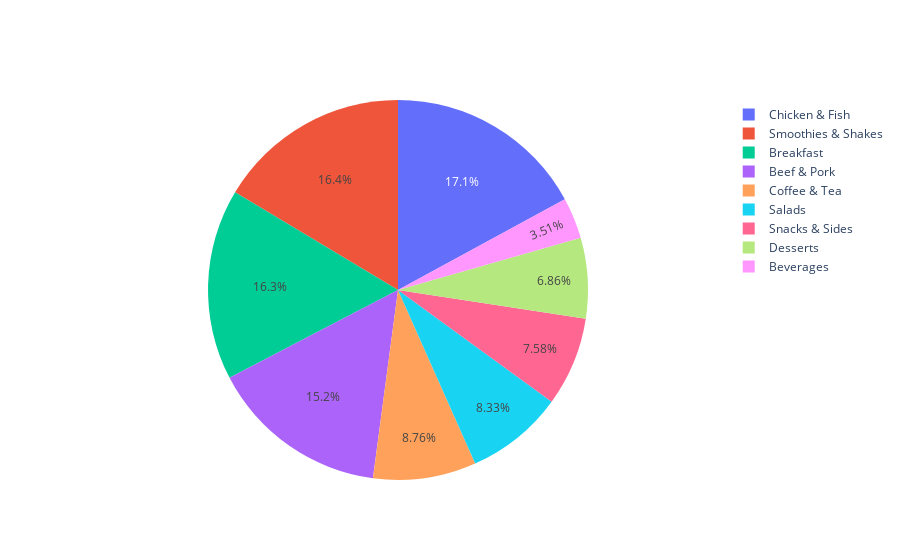

Source (notebook cell):
### Code cell
#Barchart of Avg Calories
fig = go.Figure(data=go.Pie(
    labels=calories.index,
    values=calories['Calories']
     ))
fig.show()
# pio.write_html(fig, file="embedGraphInYourWebsite/BarChart.html", auto_open=True)

### Figure 1 — Plotly figure (JSON) as saved in the notebook; plotly's stock layout.template omitted (floating-point values rounded to 4 significant figures)
{"data": [{"labels": ["Beef & Pork", "Beverages", "Breakfast", "Chicken & Fish", "Coffee & Tea", "Desserts", "Salads", "Smoothies & Shakes", "Snacks & Sides"], "type": "pie", "values": [494, 113.7, 526.7, 553.0, 283.9, 222.1, 270, 531.4, 245.8]}], "layout": {}}
